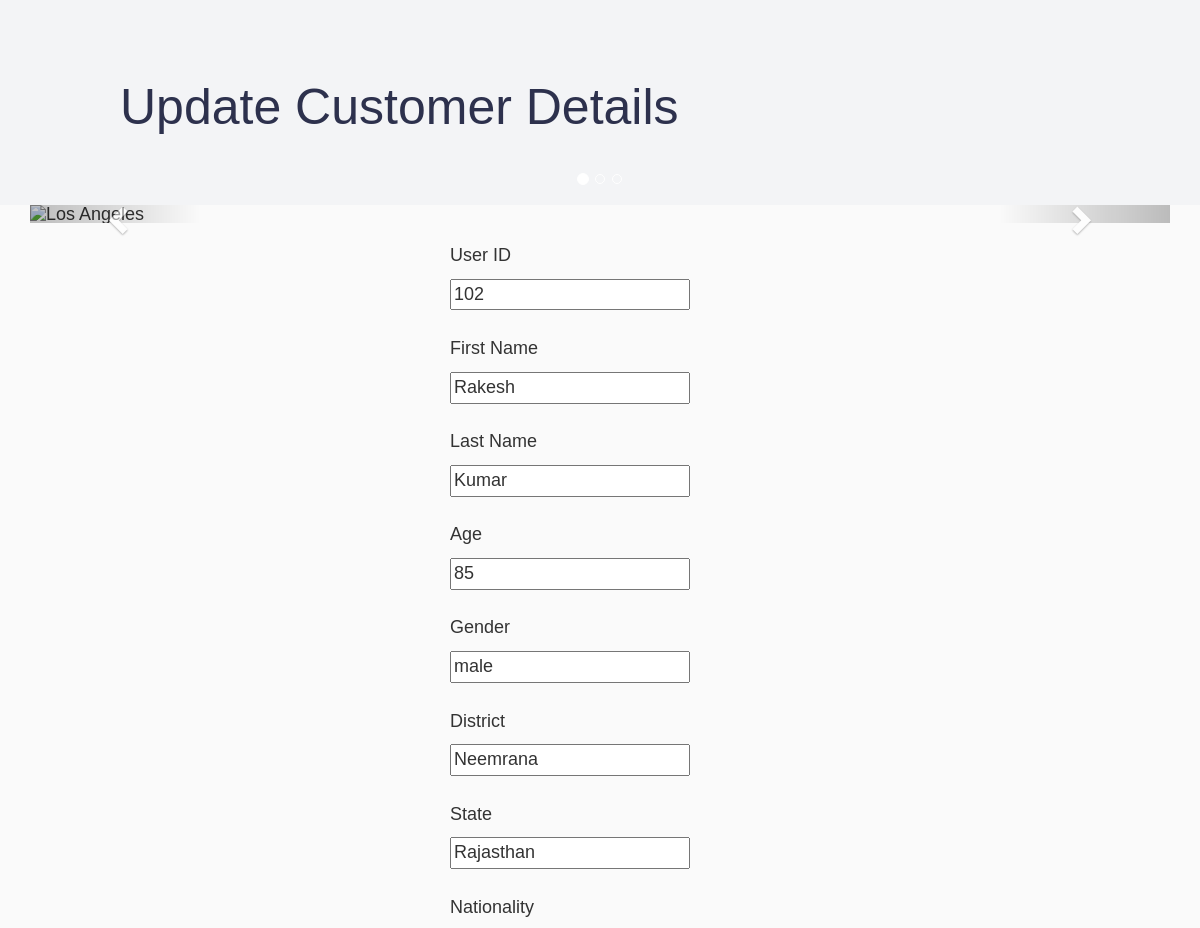
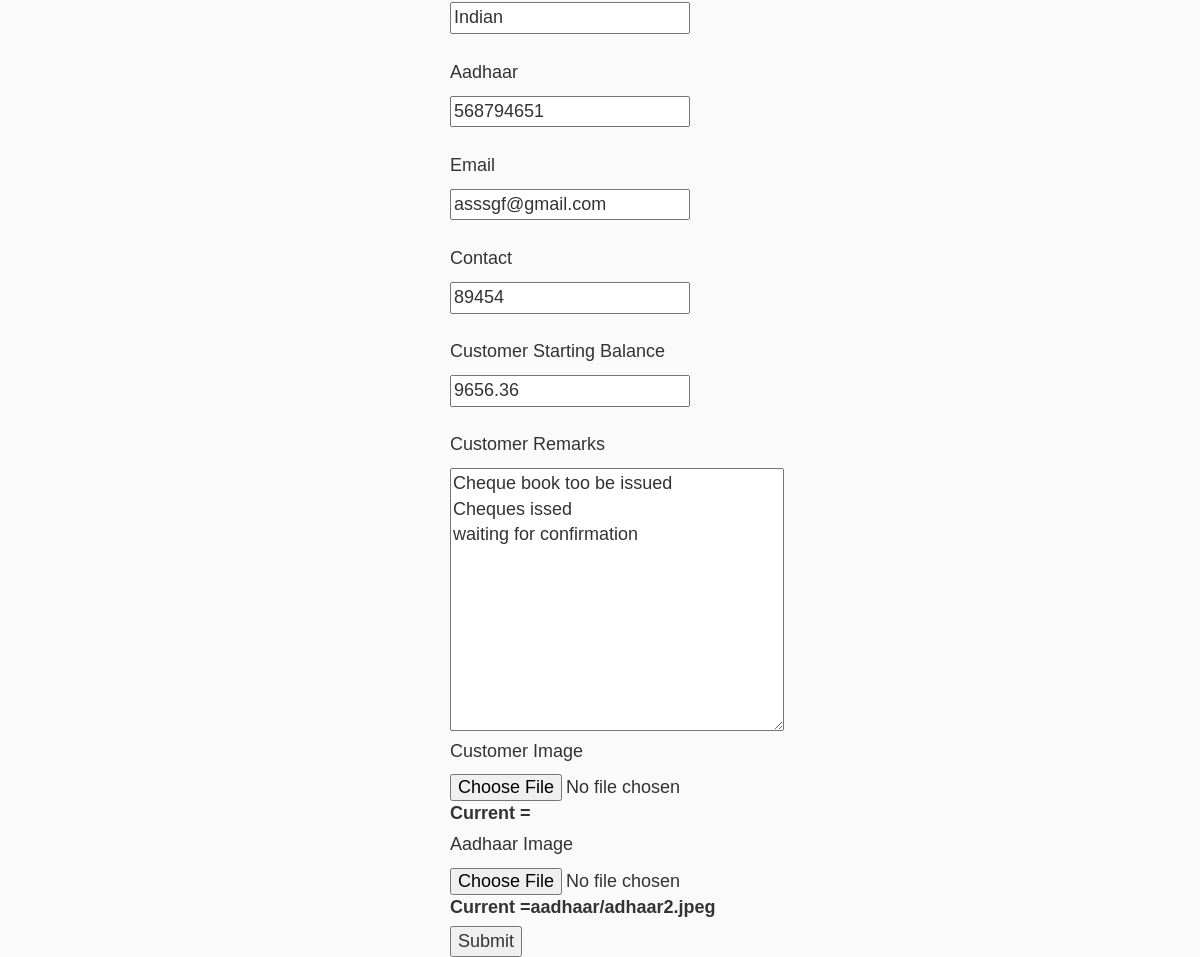
/update-customer/6, run on the app's committed database (2 pictures, top to bottom).
### newaccount/models.py (models this page shows)
class newUser(models.Model):
    userID = models.CharField(max_length=20)
    userFirstName = models.CharField(max_length=100)
    userLastName = models.CharField(max_length=100)
    userAge = models.CharField(max_length=20)
    userGender = models.CharField(max_length=7, choices=GENDER_CHOICES)
    userDistrict = models.CharField(max_length=100)
    userState = models.CharField(max_length=100)
    userNationality = models.CharField(max_length=100)
    userAadhaar = models.CharField(max_length=100)
    userEmail = models.EmailField()
    userContact = models.IntegerField(max_length=15)
    userStartingBalance = models.FloatField()
    userImage = models.ImageField(upload_to="images/")
    userAadhaarImage = models.ImageField(upload_to="aadhaar/")
    userRemarks = models.CharField(max_length=260)
    tc = models.BooleanField(default=False)
    class Meta:
        db_table = "userDetails"

### newaccount/views.py (the view, shortened to what this page needs)
# urls.py: path('update-customer/<int:pk>',views.UpdatecustomerView.as_view(),name='update-customer'),
class UpdatecustomerView(TemplateView):
    template_name = 'update.html'
    def get(self,request,pk):
        to_update = newUser.objects.get(pk=pk)
        context = {
            'newUser': to_update
        }
        return render(request,self.template_name,context)

### newaccount/templates/update.html (shortened to what this page needs)
<!DOCTYPE html>
<html lang="en">
<head>
    <link rel="stylesheet" href="https://maxcdn.bootstrapcdn.com/bootstrap/3.4.1/css/bootstrap.min.css">
  <link rel="stylesheet" href="/newaccount/templates/static/style.css">
</head>
<body>
  <div class="chooseEbank">
    <h1>Update Customer Details</h1>
      </div>
  <div class="container">
    <div id="myCarousel" class="carousel slide" data-ride="carousel">
      <ol class="carousel-indicators">
        <li data-target="#myCarousel" data-slide-to="0" class="active"></li>
        <li data-target="#myCarousel" data-slide-to="1"></li>
        <li data-target="#myCarousel" data-slide-to="2"></li>
      </ol>
      <div class="carousel-inner">
        <div class="item active">
          <img src="https://www.usnews.com/dims4/USNEWS/244b205/2147483647/thumbnail/970x647/quality/85/?url=http%3A%2F%2Fmedia.beam.usnews.com%2Fb3%2Fd2%2F7e43de4d4f1cad20011c8629a458%2F210219-londonbanks-stock.jpg" alt="Los Angeles" style="width:100%;">
        </div>
      </div>
      <a class="left carousel-control" href="#myCarousel" data-slide="prev">
        <span class="glyphicon glyphicon-chevron-left"></span>
      </a>
      <a class="right carousel-control" href="#myCarousel" data-slide="next">
        <span class="glyphicon glyphicon-chevron-right"></span>
      </a>
    </div>
  </div>
    <form action="" method='POST' enctype="multipart/form-data">
        <p>User ID</p>
    <input type="text" name='userID' value="{{newUser.userID}}">
    <br>
    <p>First Name</p>
    <input type="text" name='userFirstName' value="{{newUser.userFirstName}}" >
    <br>
    <p>Last Name</p>
    <input type="text" name='userLastName' value="{{newUser.userLastName}}" >
    <br>
    <p>Age</p>
    <input type="text" name='userAge' value="{{newUser.userAge}}" >
    <br>
    <p>Gender</p>
    <input type="text" name='userGender' value="{{newUser.userGender}}" >
    <br>
    <p>District</p>
    <input type="text" name='userDistrict' value="{{newUser.userDistrict}}" >
    <br>
    <p>State</p>
    <input type="text" name='userState' value="{{newUser.userState}}" >
    <br>
    <p>Nationality</p>
    <input type="text" name='userNationality' value="{{newUser.userNationality}}" >
    <br>
    <p>Aadhaar</p>
    <input type="text" name='userAadhaar' value="{{newUser.userAadhaar}}" >
    <br>
    <p>Email</p>
    <input type="text" name='userEmail' value="{{newUser.userEmail}}" >
    <br>
    <p>Contact</p>
    <input type="text" name='userContact' value="{{newUser.userContact}}" >
    <br>
    <p>Customer Starting Balance</p>
    <input type="text" name='userStartingBalance' value="{{newUser.userStartingBalance}}">
    <br>
    <p>Customer Remarks</p>
    <textarea name="userRemarks" cols="30" rows="10">{{newUser.userRemarks}}</textarea>
    <br>
  <p>Customer Image</p>
  <input type="file" name='userImage'>
<label for="userImage">Current = {{newUser.image}}</label>
<p>Aadhaar Image</p>
  <input type="file" name='userAadhaarImage'>
<label for="userAadhaarImage">Current ={{newUser.userAadhaarImage}}</label>
    <button type='submit'>Submit</button>
</form>
</body>
</html>

### newaccount/templates/static/style.css (style rules this page uses)
* { box-sizing: border-box; --darkBlue: hsl(233, 26%, 24%); --limeGreen: hsl(136, 65%, 51%); --brightCyan: hsl(192, 70%, 51%); --grayishBlue: hsl(233, 8%, 62%); --lightGrayishBlue: hsl(220, 16%, 96%); --veryLightGray: hsl(0, 0%, 98%); --white: hsl(0, 0%, 100%); }
body { margin: 0; font-size: 18px; font-family: "Public Sans", "Helvetica"; background: var(--veryLightGray); }
.dgtBankInfo h1, .chooseEbank h1 { font-size: 50px; font-weight: 200; color: var(--darkBlue); }
.chooseEbank { padding: 5% 10%; background: var(--lightGrayishBlue); }

### newaccount/templates/update.html (style rules this page uses)
form { padding-top: 20px; width: 300px; margin: 0 auto; }
input { display: block; direction: ltr; }

### data on the page
newUser: userID "102", userFirstName "Rakesh", userLastName "Kumar", userAge "85", userGender "male", userDistrict "Neemrana", userState "Rajasthan", userNationality "Indian", userAadhaar "568794651", userEmail "asssgf@gmail.com", userContact "89454", userStartingBalance "9656.36", userRemarks "Cheque book too be issued Cheques issed waiting for confirmation", userAadhaarImage "aadhaar/adhaar2.jpeg"
